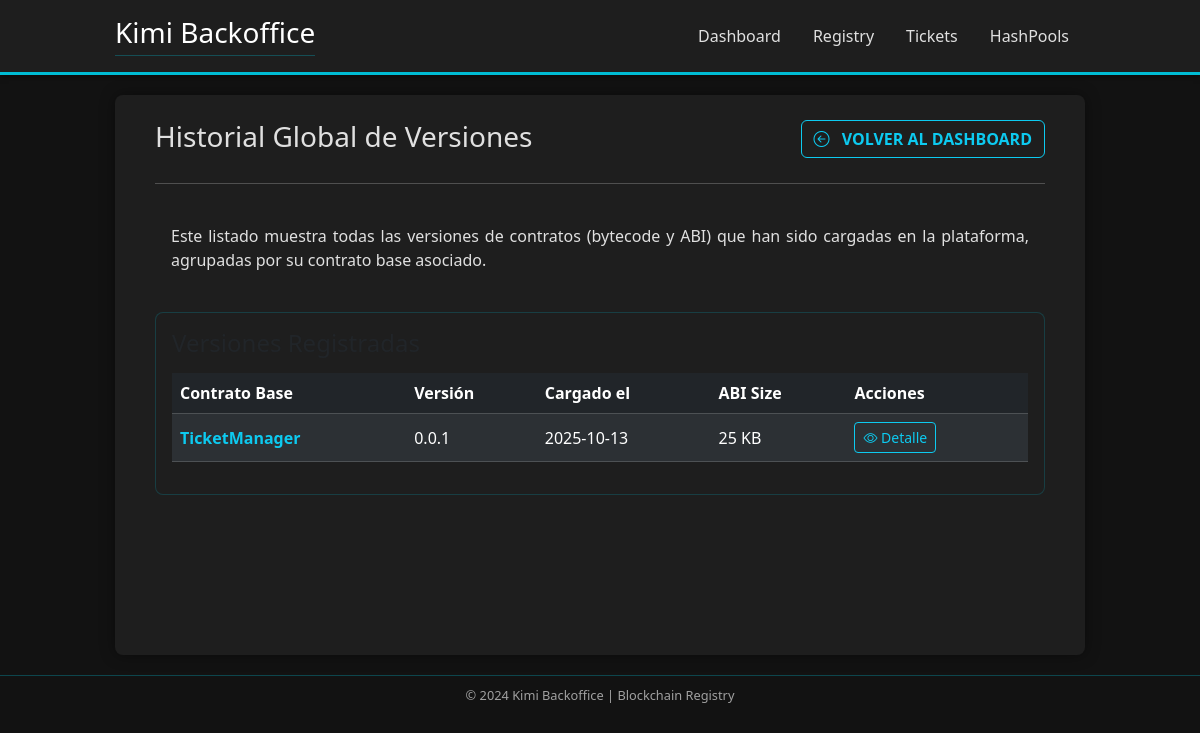
The page /contractRegistry/version/list/ on the database as committed earlier.
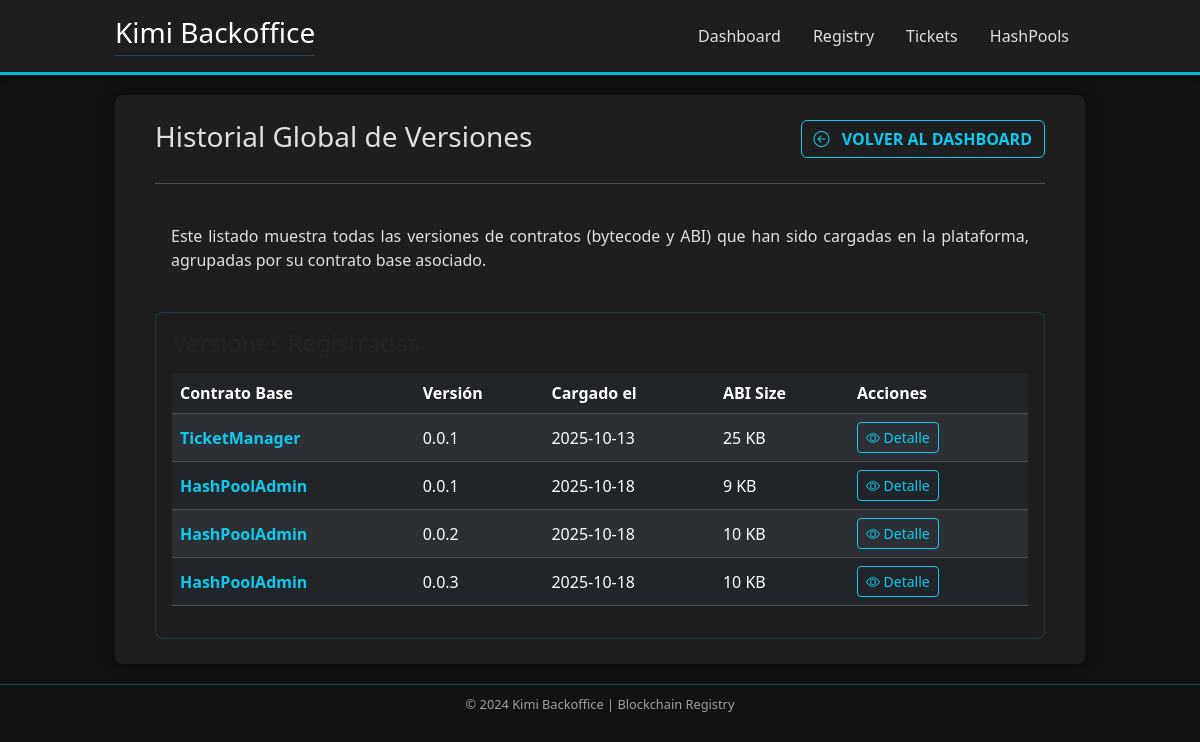
The same page on the database as committed later.
### contractRegistry/models.py (models this page shows, shortened)
class ContractVersion(models.Model):
    base_contract = models.ForeignKey(BaseContract, on_delete=models.CASCADE, related_name='versions')
    version = models.CharField(max_length=50)
    bytecode = models.TextField()
    abi = models.JSONField()
    created_at = models.DateTimeField(auto_now_add=True)
    class Meta:
        constraints = [
            UniqueConstraint(
                fields=['base_contract', 'version'],
                name='unique_version_per_base_contract'
            )
        ]

class BaseContract(models.Model):
    name = models.CharField(max_length=100, unique=True)
    descripcion = models.TextField(blank=True, help_text="Descripción opcional del contrato base.")
    created_at = models.DateTimeField(auto_now_add=True)

### contractRegistry/views.py (the view)
# urls.py: path('version/list/', views.versionList, name='version_list'),
def versionList(request):
    versions = ContractVersion.objects.all()
    context = {
        'versions': versions
    }
    return render(request, 'contractRegistry/version_list.html', context)

### templates/contractRegistry/version_list.html (shortened to what this page needs)
{% extends "base.html" %}
{% load static %}
{% block content %}
<div class="centered-container mx-auto dashboard-content">
    <div class="d-flex justify-content-between align-items-center mb-4 border-0">
      <h2 class="h3 text-accent mb-0" style="border-bottom: none !important;">Historial Global de Versiones</h2>
      <a href="{% url 'contractRegistry:index' %}" class="btn btn-outline-info fw-bold text-uppercase"><i class="bi bi-arrow-left-circle me-2"></i> Volver al Dashboard</a>
    </div>
    <hr class="text-accent mt-0 mb-4" />
    <div class="mb-4 welcome-card p-3 d-flex justify-content-between align-items-start">
      <div style="text-align: justify;">
        <p class="mb-0 text-text-dim">
          Este listado muestra todas las versiones de contratos (bytecode y ABI) que han sido cargadas en la plataforma, agrupadas por su contrato base asociado.
        </p>
      </div>
    </div>
    <div class="card status-card-table p-3">
        <h4 class="text-text-light mb-3">Versiones Registradas</h4>
        <table class="table table-dark table-striped table-hover">
            <thead>
                <tr>
                    <th scope="col" class="text-accent">Contrato Base</th>
                    <th scope="col" class="text-accent">Versión</th>
                    <th scope="col" class="text-accent">Cargado el</th>
                    <th scope="col" class="text-accent">ABI Size</th>
                    <th scope="col" class="text-accent">Acciones</th>
                </tr>
            </thead>
            <tbody>
                {% for version in versions %}
                    <tr class="text-text-dim align-middle">
                        <td class="fw-bold text-light">
                            <a href="{% url 'contractRegistry:contract_detail' contract_id=version.base_contract.id %}" class="text-info text-decoration-none">
                                {{ version.base_contract.name }}
                            </a>
                        </td>
                        <td>{{ version.version }}</td>
                        <td>{{ version.created_at|date:'Y-m-d' }}</td>
                        <td>{{ version.abi|length }} KB</td>
                        <td>
                            <a href="{% url 'contractRegistry:contract_detail' contract_id=version.base_contract.id %}" class="btn btn-sm btn-outline-info me-2">
                                <i class="bi bi-eye"></i> Detalle
                            </a>
                        </td>
                    </tr>
                {% empty %}
                    <tr class="text-center">
                        <td colspan="5" class="text-warning fw-bold">No hay versiones de contratos registradas aún.</td>
                    </tr>
                {% endfor %}
            </tbody>
        </table>
    </div>
</div>
{% endblock %}

Rows that differ between the two databases and show on the page:
added ContractVersion: base_contract.name "HashPoolAdmin", version "0.0.1", created_at "2025-10-18", abi|length "9"
added ContractVersion: base_contract.name "HashPoolAdmin", version "0.0.2", created_at "2025-10-18", abi|length "10"
added ContractVersion: base_contract.name "HashPoolAdmin", version "0.0.3", created_at "2025-10-18", abi|length "10"
